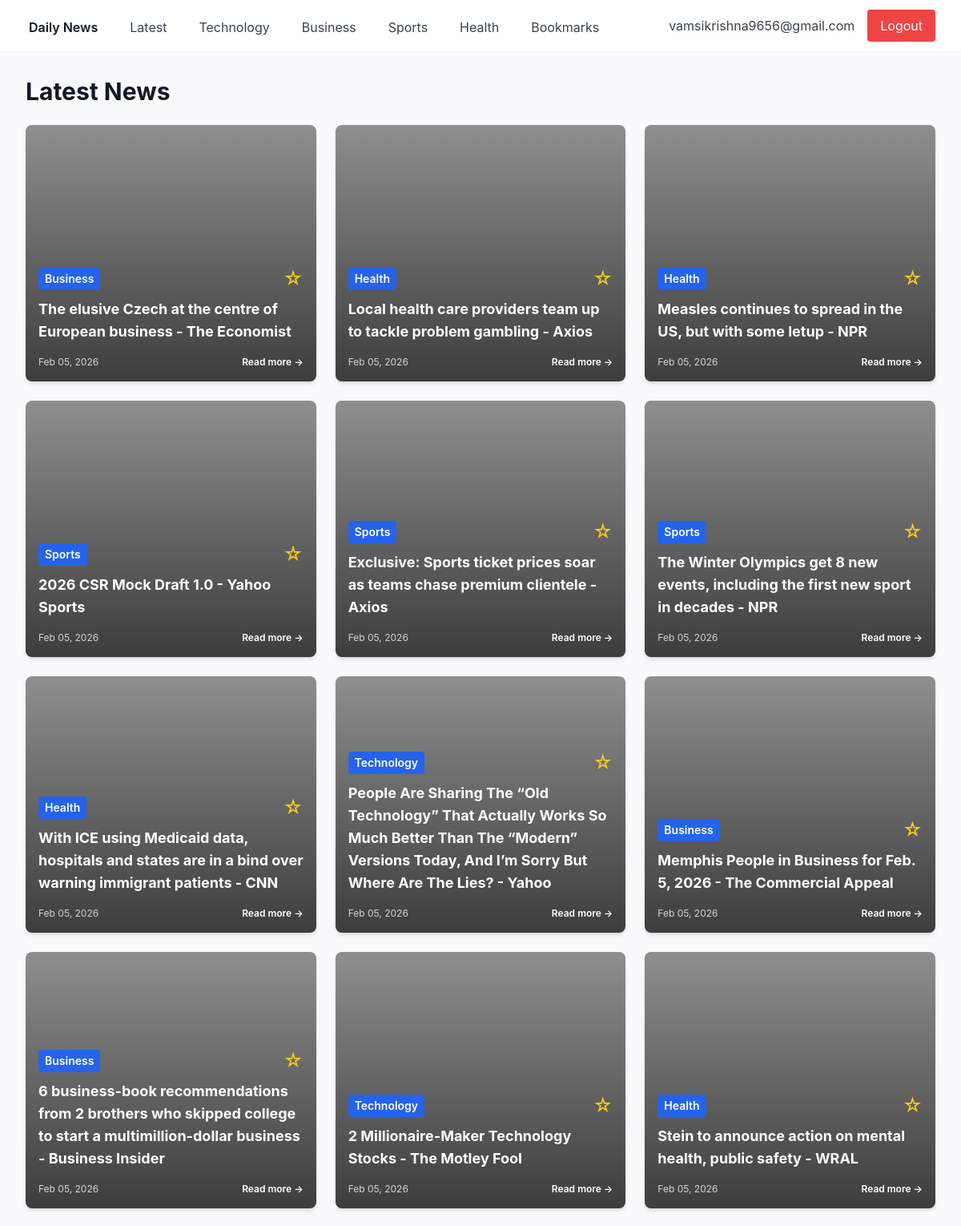
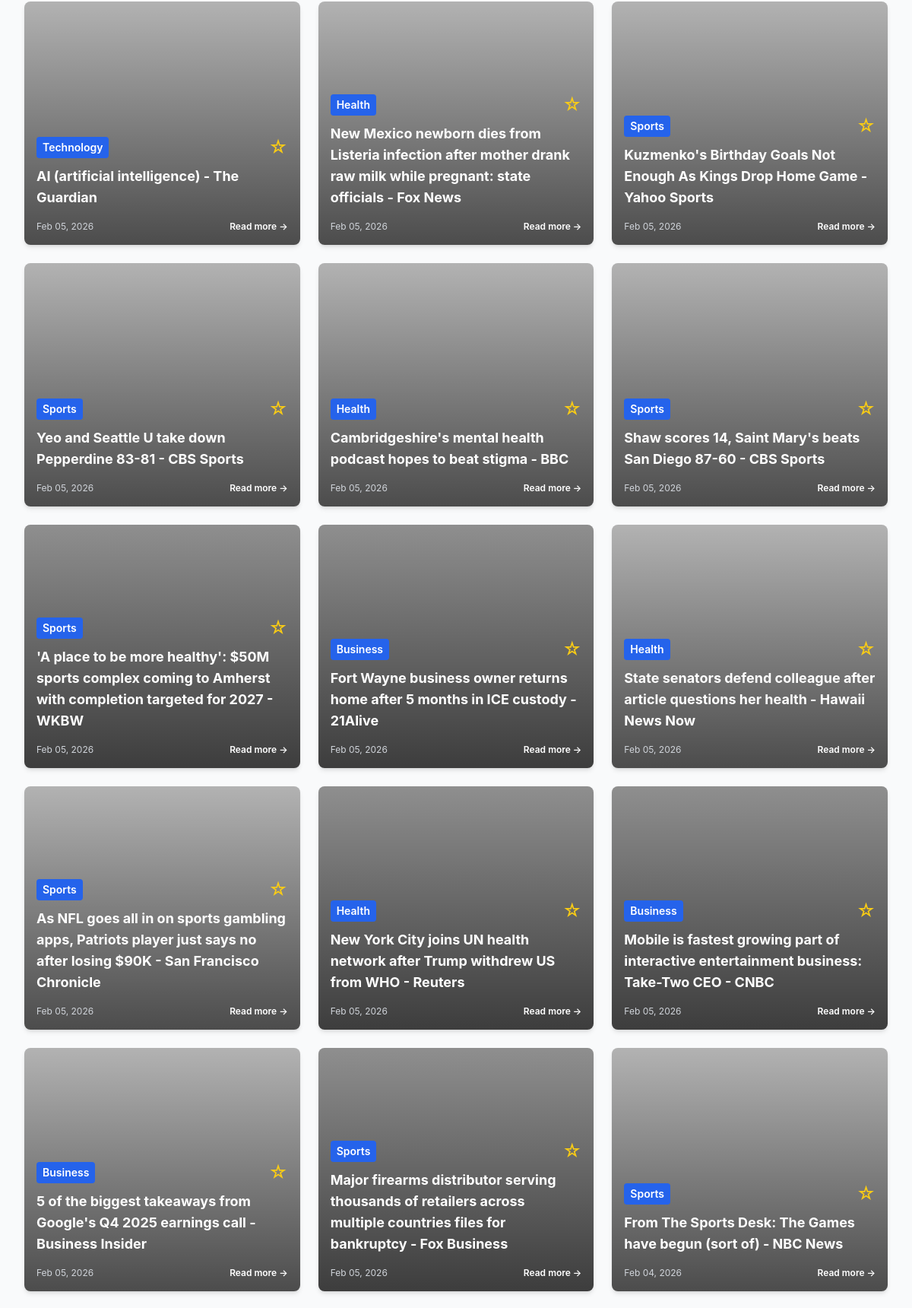
The page / (signed in, upper part) on the database its author committed (2 pictures, top to bottom).
### app/models.py (models this page shows)
class User(Base):
    __tablename__ = "users"
    id = Column(Integer, primary_key=True, index=True)
    email = Column(String, unique=True, index=True)
    password_hash = Column(String)
    created_at = Column(DateTime, default=datetime.utcnow)
    bookmarks = relationship("Bookmark", back_populates="user")

class Article(Base):
    __tablename__ = "articles"
    id = Column(Integer, primary_key=True, index=True)
    title = Column(String)
    summary = Column(Text)
    url = Column(String)
    image_url = Column(String, nullable=True)
    category = Column(String, index=True)
    published_at = Column(DateTime)
    bookmarks = relationship("Bookmark", back_populates="article")

### app/news/routes.py (the view)
@router.get("/", response_class=HTMLResponse)
async def index(request: Request, db: Session = Depends(get_db), current_user = Depends(get_current_user)):
    if not current_user:
        return RedirectResponse(url="/login")
    articles = db.query(Article).order_by(Article.published_at.desc()).limit(40).all()
    bookmarked_ids = set()
    if current_user:
        bookmarks = db.query(Bookmark).filter(Bookmark.user_id == current_user.id).all()
        bookmarked_ids = {b.article_id for b in bookmarks}
    return templates.TemplateResponse("index.html", {
        "request": request,
        "articles": articles,
        "current_user": current_user,
        "bookmarked_ids": bookmarked_ids,
        "category": "Latest"
    })

### templates/index.html (shortened to what this page needs)
{% extends "base.html" %}
{% block content %}
<h1 class="text-3xl font-bold text-gray-900 mb-6">{{ category }} News</h1>
{% if articles %}
<div class="grid grid-cols-1 md:grid-cols-2 lg:grid-cols-3 gap-6">
    {% for article in articles %}
    <div class="bg-white rounded-lg shadow-md overflow-hidden hover:shadow-lg transition">
        <div class="article-card-image" style="background-image: url('{{ article.image_url }}');">
            <div class="article-overlay">
                <div class="p-4">
                    <div class="flex items-center justify-between mb-2">
                        <span class="text-sm text-white font-semibold bg-blue-600 px-2 py-1 rounded">{{ article.category
                            }}</span>
                        <form method="POST" action="/bookmark/{{ article.id }}">
                            <button type="submit" class="text-yellow-400 hover:text-yellow-300 text-2xl">
                                {% if article.id in bookmarked_ids %}
                                ★
                                {% else %}
                                ☆
                                {% endif %}
                            </button>
                        </form>
                    </div>
                    <h2 class="text-lg font-bold text-white mb-4">
                        <a href="{{ article.url }}" target="_blank" class="hover:text-gray-200">
                            {{ article.title }}
                        </a>
                    </h2>
                    <div class="flex items-center justify-between text-xs text-gray-300">
                        <span>{{ article.published_at.strftime('%b %d, %Y') }}</span>
                        <a href="{{ article.url }}" target="_blank"
                            class="text-white hover:text-gray-200 font-semibold">
                            Read more →
                        </a>
                    </div>
                </div>
            </div>
        </div>
    </div>
    {% endfor %}
</div>
{% else %}
<div class="text-center py-12">
    <p class="text-gray-600 text-lg">No articles available yet. News will be fetched shortly.</p>
</div>
{% endif %}
{% endblock %}

### templates/base.html (shortened to what this page needs)
<!DOCTYPE html>
<html lang="en">
<head>
    <script src="https://cdn.tailwindcss.com"></script>
    <link rel="stylesheet" href="/static/styles.css">
</head>
<body class="bg-gray-50">
    {% if current_user %}
    <nav class="bg-white shadow-sm">
        <div class="max-w-7xl mx-auto px-4 sm:px-6 lg:px-8">
            <div class="flex justify-between h-16">
                <div class="flex space-x-8">
                    <a href="/" class="inline-flex items-center px-1 pt-1 text-gray-900 font-semibold">
                        Daily News
                    </a>
                    <a href="/" class="inline-flex items-center px-1 pt-1 text-gray-700 hover:text-gray-900">
                        Latest
                    </a>
                    <a href="/category/Technology" class="inline-flex items-center px-1 pt-1 text-gray-700 hover:text-gray-900">
                        Technology
                    </a>
                    <a href="/category/Business" class="inline-flex items-center px-1 pt-1 text-gray-700 hover:text-gray-900">
                        Business
                    </a>
                    <a href="/category/Sports" class="inline-flex items-center px-1 pt-1 text-gray-700 hover:text-gray-900">
                        Sports
                    </a>
                    <a href="/category/Health" class="inline-flex items-center px-1 pt-1 text-gray-700 hover:text-gray-900">
                        Health
                    </a>
                    <a href="/bookmarks" class="inline-flex items-center px-1 pt-1 text-gray-700 hover:text-gray-900">
                        Bookmarks
                    </a>
                </div>
                <div class="flex items-center">
                    <span class="text-gray-700 mr-4">{{ current_user.email }}</span>
                    <form method="POST" action="/logout">
                        <button type="submit" class="bg-red-500 text-white px-4 py-2 rounded hover:bg-red-600">
                            Logout
                        </button>
                    </form>
                </div>
            </div>
        </div>
    </nav>
    {% endif %}
    <main class="max-w-7xl mx-auto px-4 sm:px-6 lg:px-8 py-8">
        {% block content %}{% endblock %}
    </main>
</body>
</html>

### static/styles.css (style rules this page uses)
body { font-family: -apple-system, BlinkMacSystemFont, 'Segoe UI', Roboto, 'Helvetica Neue', Arial, sans-serif; }
a, button { transition: all 0.2s ease-in-out; }
.hover\:shadow-lg { transition: box-shadow 0.3s ease-in-out; }
.article-card-image { width: 100%; min-height: 320px; background-size: cover; background-position: center; background-repeat: no-repeat; position: relative; }
.article-overlay { position: absolute; top: 0; left: 0; right: 0; bottom: 0; background: linear-gradient(to bottom, rgba(0, 0, 0, 0.3) 0%, rgba(0, 0, 0, 0.7) 100%); display: flex; flex-direction: column; justify-content: flex-end; }

### rows shown on the page
User: email "vamsikrishna9656@gmail.com"
Article: category "Business", title "The elusive Czech at the centre of European business - The Economist", published_at "Feb 05, 2026"
Article: category "Health", title "Local health care providers team up to tackle problem gambling - Axios", published_at "Feb 05, 2026"
Article: category "Health", title "Measles continues to spread in the US, but with some letup - NPR", published_at "Feb 05, 2026"
Article: category "Sports", title "2026 CSR Mock Draft 1.0 - Yahoo Sports", published_at "Feb 05, 2026"
Article: category "Sports", title "Exclusive: Sports ticket prices soar as teams chase premium clientele - Axios", published_at "Feb 05, 2026"
Article: category "Sports", title "The Winter Olympics get 8 new events, including the first new sport in decades - NPR", published_at "Feb 05, 2026"
Article: category "Health", title "With ICE using Medicaid data, hospitals and states are in a bind over warning immigrant patients - CNN", published_at "Feb 05, 2026"
Article: category "Technology", title "People Are Sharing The “Old Technology” That Actually Works So Much Better Than The “Modern” Versions Today, And I’m Sorry But Where Are The Lies? - Yahoo", published_at "Feb 05, 2026"
Article: category "Business", title "Memphis People in Business for Feb. 5, 2026 - The Commercial Appeal", published_at "Feb 05, 2026"
Article: category "Business", title "6 business-book recommendations from 2 brothers who skipped college to start a multimillion-dollar business - Business Insider", published_at "Feb 05, 2026"
Article: category "Technology", title "2 Millionaire-Maker Technology Stocks - The Motley Fool", published_at "Feb 05, 2026"
Article: category "Health", title "Stein to announce action on mental health, public safety - WRAL", published_at "Feb 05, 2026"
Article: category "Technology", title "AI (artificial intelligence) - The Guardian", published_at "Feb 05, 2026"
Article: category "Health", title "New Mexico newborn dies from Listeria infection after mother drank raw milk while pregnant: state officials - Fox News", published_at "Feb 05, 2026"
Article: category "Sports", title "Kuzmenko's Birthday Goals Not Enough As Kings Drop Home Game - Yahoo Sports", published_at "Feb 05, 2026"
Article: category "Sports", title "Yeo and Seattle U take down Pepperdine 83-81 - CBS Sports", published_at "Feb 05, 2026"
Article: category "Health", title "Cambridgeshire's mental health podcast hopes to beat stigma - BBC", published_at "Feb 05, 2026"
Article: category "Sports", title "Shaw scores 14, Saint Mary's beats San Diego 87-60 - CBS Sports", published_at "Feb 05, 2026"
Article: category "Sports", title "'A place to be more healthy': $50M sports complex coming to Amherst with completion targeted for 2027 - WKBW", published_at "Feb 05, 2026"
Article: category "Business", title "Fort Wayne business owner returns home after 5 months in ICE custody - 21Alive", published_at "Feb 05, 2026"
Article: category "Health", title "State senators defend colleague after article questions her health - Hawaii News Now", published_at "Feb 05, 2026"
Article: category "Sports", title "As NFL goes all in on sports gambling apps, Patriots player just says no after losing $90K - San Francisco Chronicle", published_at "Feb 05, 2026"
Article: category "Health", title "New York City joins UN health network after Trump withdrew US from WHO - Reuters", published_at "Feb 05, 2026"
Article: category "Business", title "Mobile is fastest growing part of interactive entertainment business: Take-Two CEO - CNBC", published_at "Feb 05, 2026"
Article: category "Business", title "5 of the biggest takeaways from Google's Q4 2025 earnings call - Business Insider", published_at "Feb 05, 2026"
Article: category "Sports", title "Major firearms distributor serving thousands of retailers across multiple countries files for bankruptcy - Fox Business", published_at "Feb 05, 2026"
Article: category "Sports", title "From The Sports Desk: The Games have begun (sort of) - NBC News", published_at "Feb 04, 2026"

### other values the page prints
{{ category }} "Latest"
